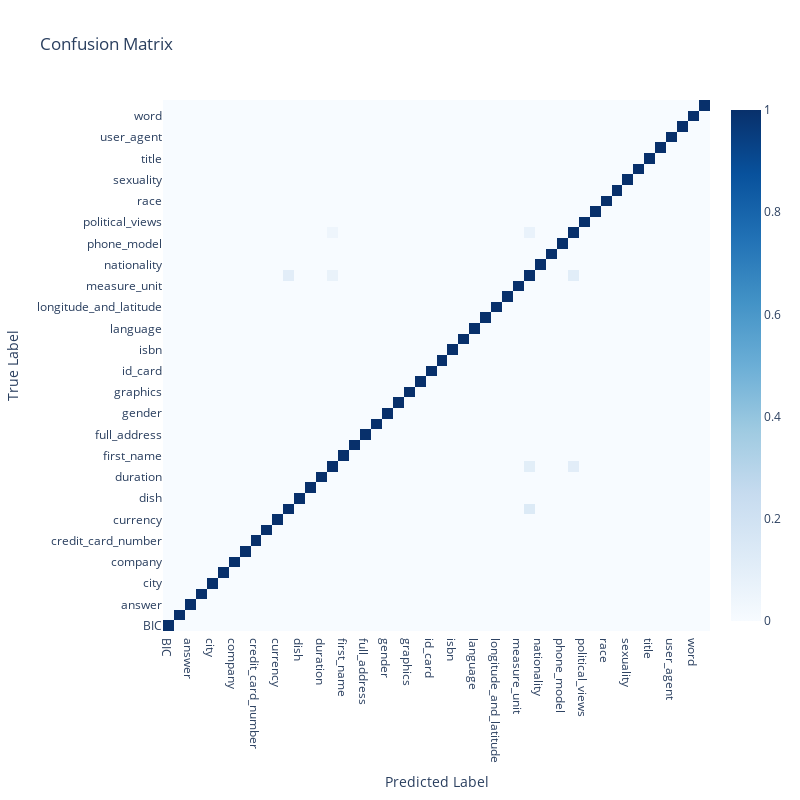

Notebook code cell kept with this figure:
### Code cell
mlb = MultiLabelBinarizer()
y_true = mlb.fit_transform(all_data_multiclass_df["Gold"])
y_pred = mlb.transform(all_data_multiclass_df["Pred"])

y_true_df = pd.DataFrame(y_true)
y_pred_df = pd.DataFrame(y_pred)

confusion_mat = []
for i in range(len(mlb.classes_)):
    pred_true_compare = y_pred_df.loc[y_pred_df.index.isin(y_true_df.loc[y_true_df[i] == 1].index)]
    arr_label = []
    for j in range(len(mlb.classes_)):
        val = pred_true_compare.loc[:, j].value_counts(normalize=True).get(1)
        arr_label.append(val.item() if val != None else 0)
    confusion_mat.append(arr_label)
fig = go.Figure(go.Heatmap(z=confusion_mat, x=mlb.classes_, y=mlb.classes_, colorscale='Blues'))
fig.update_layout(title_text='Confusion Matrix', height=800, width=800)
fig.update_xaxes(title="Predicted Label")
fig.update_yaxes(title="True Label")
fig.show()

### Figure 1 — Plotly figure (JSON) as saved in the notebook; plotly's stock layout.template omitted (floating-point values rounded to 4 significant figures; data arrays with more than 128 entries replaced by an {"elided": "..."} marker saying what was removed)
{"data": [{"colorscale": [[0, "rgb(247,251,255)"], [0.125, "rgb(222,235,247)"], [0.25, "rgb(198,219,239)"], [0.375, "rgb(158,202,225)"], [0.5, "rgb(107,174,214)"], [0.625, "rgb(66,146,198)"], [0.75, "rgb(33,113,181)"], [0.875, "rgb(8,81,156)"], [1, "rgb(8,48,107)"]], "type": "heatmap", "x": ["BIC", "EAN_code", "answer", "blood_group", "city", "color", "company", "cpu", "credit_card_number", "credit_card_provider", "currency", "date", "dish", "drink", "duration", "email", "first_name", "float_number", "full_address", "full_name", "gender", "gpe", "graphics", "iban", "id_card", "integer_number", "isbn", "job", "language", "last_name", "longitude_and_latitude", "manufacturer", "measure_unit", "national_identification_number", "nationality", "passport_number", "phone_model", "phone_number", "political_views", "programming_language", "race", "resolution", "sexuality", "system_quality_attribute", "title", "url", "user_agent", "version", "word", "worldview"], "y": ["BIC", "EAN_code", "answer", "blood_group", "city", "color", "company", "cpu", "credit_card_number", "credit_card_provider", "currency", "date", "dish", "drink", "duration", "email", "first_name", "float_number", "full_address", "full_name", "gender", "gpe", "graphics", "iban", "id_card", "integer_number", "isbn", "job", "language", "last_name", "longitude_and_latitude", "manufacturer", "measure_unit", "national_identification_number", "nationality", "passport_number", "phone_model", "phone_number", "political_views", "programming_language", "race", "resolution", "sexuality", "system_quality_attribute", "title", "url", "user_agent", "version", "word", "worldview"], "z": {"elided": "50x50 float values"}}], "layout": {"height": 800, "title": {"text": "Confusion Matrix"}, "width": 800, "xaxis": {"title": {"text": "Predicted Label"}}, "yaxis": {"title": {"text": "True Label"}}}}
